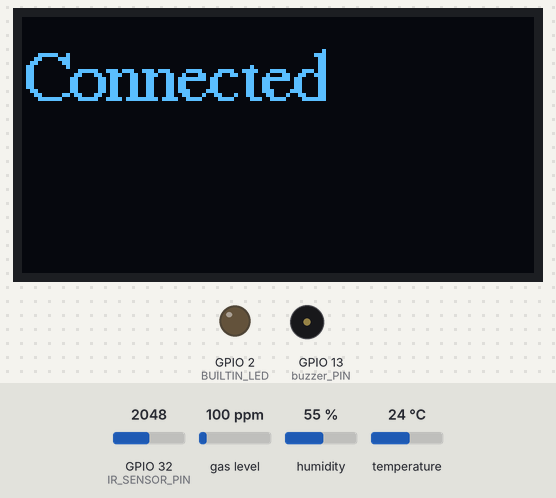
Bench run of a sketch on a simulated ESP32. Shown: 128×64 one-colour display, output pins drawn as LEDs (lit = HIGH), buzzer (waves = sounding, pin HIGH). The inputs (shaded band) are chosen by the test bench; at power-on: gas level 100 ppm, temperature 24 °C, GPIO 32 (IR_SENSOR_PIN) = 2048, humidity 55 %. WiFi joins after 1.5 s; servers stay silent unless stated; random numbers use the default seed unless the sketch sets one; no MQTT or app messages arrive unless stated; what the sketch prints to the serial monitor is not drawn.

Above: at 10.8 s.
10.9 s: gas level set to 382 ppm
At 13.3 s:
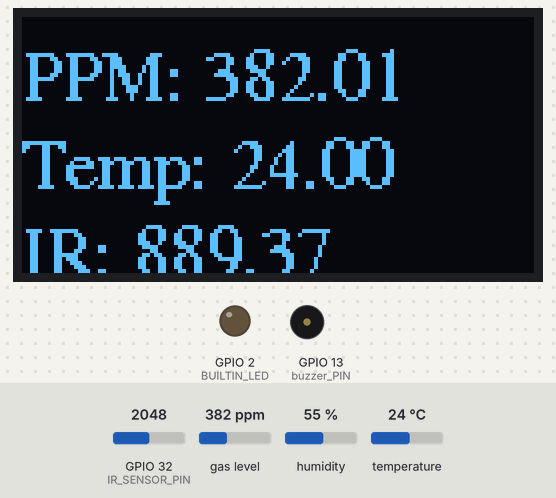
14.2 s: gas level set to 412 ppm
At 15.2 s:
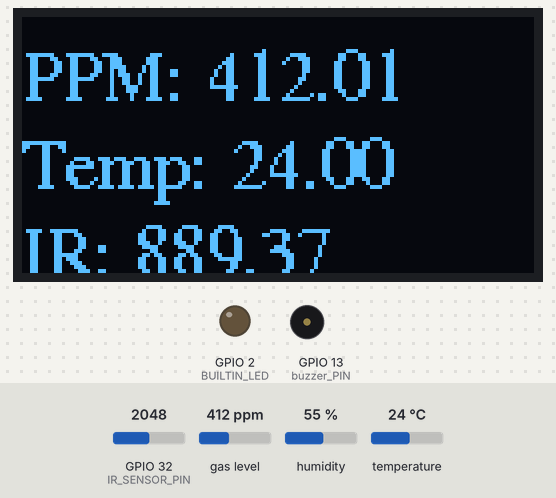
24.2 s: temperature set to 21 °C
At 25.1 s:
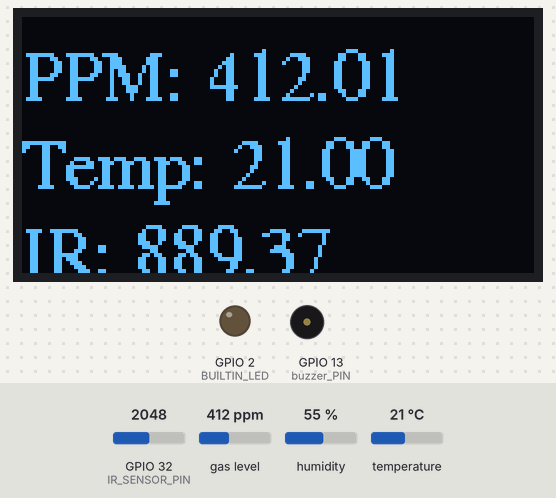
26.2 s: temperature set to 18 °C
At 29.4 s:
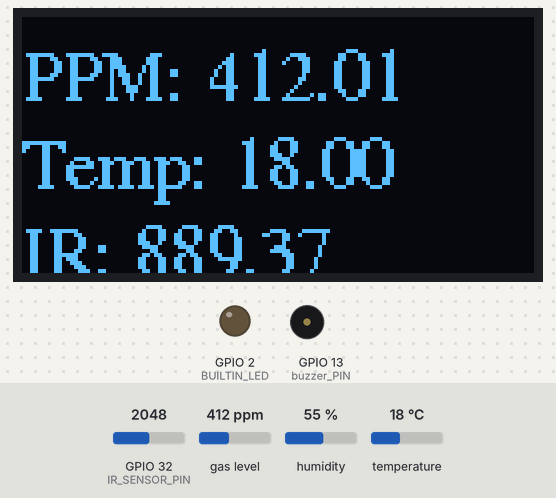
30.2 s: GPIO 32 (IR_SENSOR_PIN) set to 1960
At 31.3 s:
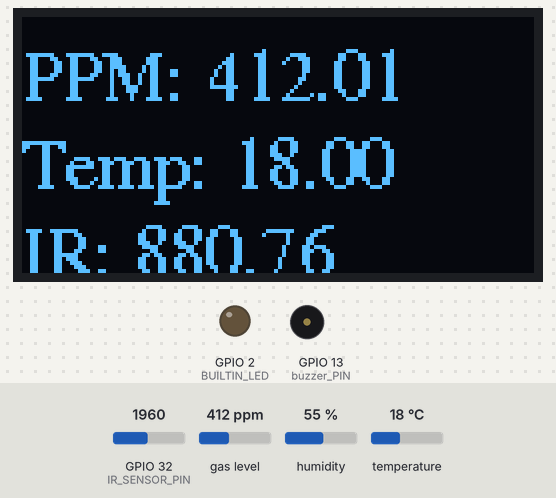
32.2 s: GPIO 32 (IR_SENSOR_PIN) set to 2040
At 33.7 s:
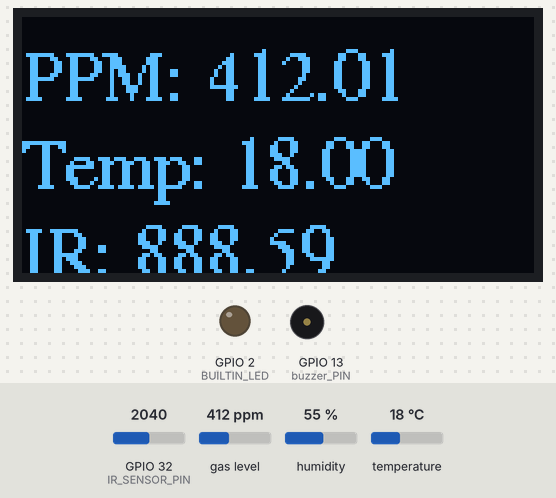
Timing chart, 0 to 35.2 s (numbered marks = the images above; inputs shaded):
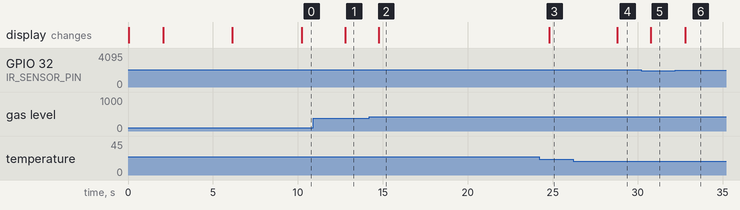

The sketch:

fire_watch_Iot_machine_learning.ino
```cpp
#include <WiFi.h>
#include <PubSubClient.h>
#include <Wire.h>
#include <Adafruit_GFX.h>
#include <Adafruit_SSD1306.h>
#include <Fonts/FreeSerif9pt7b.h>
#include <Adafruit_Sensor.h>
#include <DHT.h>
#include <DHT_U.h>
#include <MQUnifiedsensor.h>
//Display oled
#define BUILTIN_LED 2
#define SCREEN_WIDTH 128
#define SCREEN_HEIGHT 64
#define buzzer_PIN 13
//Sensor utilizados: IR y DH11
#define IR_SENSOR_PIN 32    // Pin para el fototransistor IR *
#define TEMP_SENSOR_PIN 33  // Pin para el DHT11     *
#define DHTTYPE DHT11
//Definiciones: MQ7
#define placa "ESP 32"
#define Voltage_Resolution 5
#define pin 36       // GPIO36 (VP) en ESP32
#define type "MQ-7" //MQ7
#define ADC_Bit_Resolution 12 // For arduino UNO/MEGA/NANO
#define RatioMQ7CleanAir 27.5 //RS / R0 = 27.5 ppm
#define PWMPin 5 // Pin connected to mosfet
//Delaraciones DH11
DHT dht(TEMP_SENSOR_PIN, DHTTYPE);
float tempValue = 0;
float temp = 0;
float hum = 0;
//Declaraciones MQ7
MQUnifiedsensor MQ7(placa, Voltage_Resolution, ADC_Bit_Resolution, pin, type);
unsigned long oldTime = 0;
float ppm = 0;
float ppmValue = 0;
//Declaraciones IR
int irADC = 0;
float irVolt = 0;
float irValue = 0;
float LOmin = 700;
float LOmax = 950;
float voltMin = 0.09;
float voltMax = 2.15;
// Configuración WiFi y MQTT
const char* ssid = "";
const char* password = "";
const char* ssid2 = "";
const char* password2 = "";
const char* mqtt_server = "broker.emqx.io";
WiFiClient espClient;
PubSubClient client(espClient);
unsigned long lastMsg = 0;
#define MSG_BUFFER_SIZE (50)
char msgGas[MSG_BUFFER_SIZE];
char msgTemp[MSG_BUFFER_SIZE];
char msgIR[MSG_BUFFER_SIZE];
char msgAL1[MSG_BUFFER_SIZE];
char msgAcesso1[MSG_BUFFER_SIZE];
char msgAcesso2[MSG_BUFFER_SIZE];
char buffer[100];            //mensaje con los datos de los sensores
//codigos de acceso
const int valid_codes[] = {1234, 5678, 9012, 3456};
int input_code = 0;
bool c_wf ;
//Declaraciones Display Oled
Adafruit_SSD1306 display(SCREEN_WIDTH, SCREEN_HEIGHT, &Wire, -1);

//Funcion para la conexion a wifi
void setup_wifi() {
  delay(10);
  Serial.println();

  Serial.print("Connecting to ");
  Serial.println(ssid);
  WiFi.mode(WIFI_STA);
  WiFi.begin(ssid, password);

  display.begin(SSD1306_SWITCHCAPVCC, 0x3C); // Inicializa el OLED
  delay(2000);
  display.setFont(&FreeSerif9pt7b);
  display.clearDisplay();
  display.setTextSize(1);
  display.setTextColor(WHITE);
  display.setCursor(0, 20);
  display.println("Connecting to");
  display.display();
  delay(2000);

  while (WiFi.status() != WL_CONNECTED) {
    delay(500);
    Serial.print(".");
  }

  randomSeed(micros());
  Serial.println("");
  Serial.println("WiFi connected");
  Serial.println("IP address: ");
  Serial.println(WiFi.localIP());
}


void callback(char* topic, byte* payload, unsigned int length) {
  Serial.print("Message arrived [");
  Serial.print(topic);
  Serial.print("] ");
  String incomingMessage = "";

  for (int i = 0; i < length; i++) {
    incomingMessage += (char)payload[i];
  }
  Serial.println(incomingMessage);

  if (String(topic) == "accessCodeTopic") {
    input_code = incomingMessage.toInt();
    if (validateCode(input_code)) {
      snprintf(msgAcesso1, MSG_BUFFER_SIZE, "Access Granted");
      Serial.println(msgAcesso1);
      client.publish("connectionStatus", msgAcesso1);
    } else {
      snprintf(msgAcesso2, MSG_BUFFER_SIZE, "Access Denied");
      Serial.println(msgAcesso2);
      client.publish("connectionStatus", msgAcesso2);
    }
  }
}
//validar codigo de acesso
bool validateCode(int code) {
  for (int i = 0; i < sizeof(valid_codes) / sizeof(valid_codes[0]); i++) {
    if (valid_codes[i] == code) return true;
  }
  return false;
}
//funcion para reconectar a wifi
void reconnect() {
  while (!client.connected()) {
    Serial.print("Attempting MQTT connection...");
    String clientId = "ESP32Client-";
    clientId += String(random(0xffff), HEX);
    if (client.connect(clientId.c_str())) {
      Serial.println("connected");
      client.subscribe("accessCodeTopic");
      display.begin(SSD1306_SWITCHCAPVCC, 0x3C); // Inicializa el OLED
      delay(2000);
      display.setFont(&FreeSerif9pt7b);
      display.clearDisplay();
      display.setTextSize(1);
      display.setTextColor(WHITE);
      display.setCursor(0, 20);
      display.println("Connected");
      display.display();
      delay(2000);
    }
    else {
      Serial.print("failed, rc=");
      Serial.print(client.state());
      Serial.println(" try again in 5 seconds");
      Serial.print("Connecting to ");

      display.begin(SSD1306_SWITCHCAPVCC, 0x3C); // Inicializa el OLED
      delay(2000);
      display.setFont(&FreeSerif9pt7b);
      display.clearDisplay();
      display.setTextSize(1);
      display.setTextColor(WHITE);
      display.setCursor(0, 20);
      display.println("ERROR: 1");
      display.println("rc, try 5seg");
      display.display();
      delay(5000);
    }
  }
}

void setup() {
  pinMode(BUILTIN_LED, OUTPUT);
  pinMode(TEMP_SENSOR_PIN, INPUT);
  pinMode(IR_SENSOR_PIN, INPUT);
  pinMode(buzzer_PIN, OUTPUT);

  Serial.begin(115200);
  setup_wifi();
  client.setServer(mqtt_server, 1883);
  client.setCallback(callback);
  dht.begin(); // Inicializa el DHT11

  //Set math model to calculate the PPM concentration and the value of constants
  MQ7.setRegressionMethod(1); //_PPM =  a*ratio^b
  MQ7.setA(99.042);
  MQ7.setB(-1.518);
  /*
    Exponential regression:
  GAS     | a      | b
  H2      | 69.014  | -1.374
  LPG     | 700000000 | -7.703
  CH4     | 60000000000000 | -10.54
  CO      | 99.042 | -1.518
  Alcohol | 40000000000000000 | -12.35
  */
  MQ7.init();
  Serial.print("Calibrating please wait.");
  MQ7.setR0(10.0); // Asigna manualmente un valor de R0
  Serial.println("  done!.");

  //MQ CAlibration
  MQ7.serialDebug(true);

  display.begin(SSD1306_SWITCHCAPVCC, 0x3C); // Inicializa el OLED
  delay(2000);
  display.setFont(&FreeSerif9pt7b);
  display.clearDisplay();
  display.setTextSize(1);
  display.setTextColor(WHITE);
  display.setCursor(0, 20);
  display.println("Fire Watch IOT");
  display.display();
  delay(2000);
}

void sensor (){
  // Actualiza el valor del sensor MQ7
  MQ7.update();
  ppm = MQ7.readSensor(); // Lee el valor en PPM
  ppmValue = ppm + 0.01;

  // Leer temperatura y humedad del DHT11
  temp = dht.readTemperature(); // Temperatura en °C
  hum = dht.readHumidity();     // Humedad relativa en %
  if (!isnan(temp) && !isnan(hum)) {
    tempValue = temp; // Guarda la temperatura válida
    delay(500);
  }
  else {
    Serial.println("Error reading DHT11");
    delay(500);
  }

  // Leer sensor IR
  irADC = analogRead(IR_SENSOR_PIN);
  irVolt = (irADC * 3.3) / 4095.0;
  irValue = LOmin + ((LOmax - LOmin) / (voltMax - voltMin)) * (irVolt - voltMin);

  //publicar los datos en el monitor serial
  publicar();
  sprintf(buffer, "Longitud de onda: %.3f, Temperatura: %.3f, PPM: %.3f", irValue, tempValue, ppmValue);
  Serial.println(buffer);
}

void publicar(){
  snprintf(msgGas, MSG_BUFFER_SIZE, "PPM: %.2f", ppmValue);
  Serial.print("Publish message: ");
  Serial.println(msgGas);
  client.publish("outTopic1", msgGas);

  snprintf(msgTemp, MSG_BUFFER_SIZE, "Temp: %.2f", tempValue);
  Serial.print("Publish message: ");
  Serial.println(msgTemp);
  client.publish("outTopic2", msgTemp);

  snprintf(msgIR, MSG_BUFFER_SIZE, "IR: %.2f", irValue);
  Serial.print("Publish message: ");
  Serial.println(msgIR);
  client.publish("outTopic3", msgIR);

  // Actualiza pantalla OLED
  display.clearDisplay();
  display.setFont(&FreeSerif9pt7b);
  display.setTextSize(1);
  display.setTextColor(WHITE);
  display.setCursor(0, 20);
  display.println(msgGas);
  display.println(msgTemp);
  display.println(msgIR);
  display.display();

  if(irValue >= 780 && tempValue >= 20 && ppmValue >= 400){
      digitalWrite(buzzer_PIN, HIGH);
    }
}

void loop() {
  digitalWrite(buzzer_PIN, LOW);
  if (!client.connected()) {
    reconnect();
  }
  client.loop();

  // Publicar datos cada 2 segundos
  unsigned long now = millis();
  if (now - lastMsg > 2000) {
    lastMsg = now;
    sensor();
  }
}
```

Measured:
- after the input at 14.2 s, the display: changes after 0.56 s (image 2)
- after the input at 24.2 s, the display: changes after 0.59 s (image 3)
- after the input at 26.2 s, the display: changes after 2.6 s (image 4)
- after the input at 30.2 s, the display: changes after 0.57 s (image 5)
- after the input at 32.2 s, the display: changes after 0.59 s (image 6)
